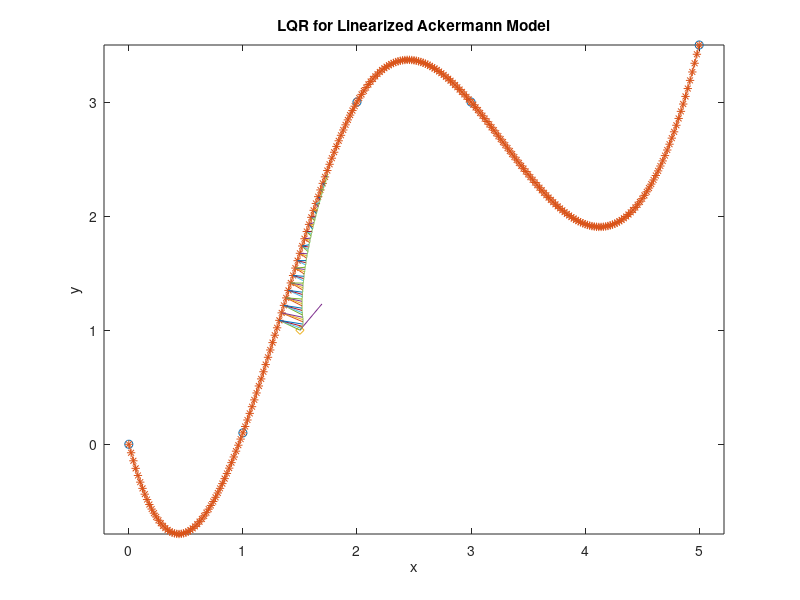
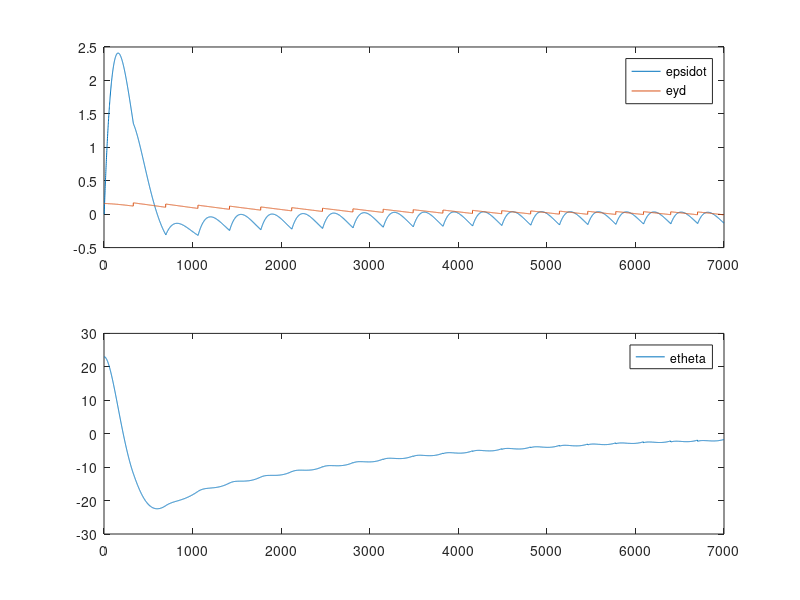
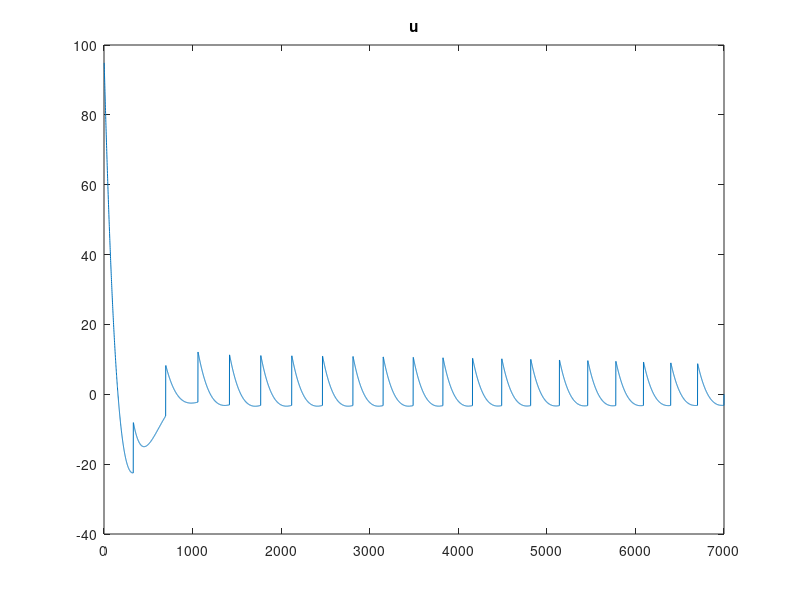

MATLAB code for these plots, in order:
%simulation einer beliebigen trajektorie

%definition durch spline:
clear all 
close all


x = [0,1,2,3,5];
y = [0,0.1,3,3,3.5];
pathxx = 0:.02:5;
pathyy = spline(x,y,pathxx);
%pathyy = linspace(1,5,length(pathxx));
plot(x,y,'o',pathxx,pathyy,'-*')
hold on 


x0=[1.5,1.0,50/180*pi];
ori = x0(1:2)+[cos(x0(3)), sin(x0(3))]*0.3; 
plot(x0(1),x0(2), 'd',[x0(1) ori(1)], [x0(2) ori(2)]);

axis equal

title('LQR for Linearized Ackermann Model')
xlabel('x')
ylabel('y')




%disp 'winkel nähester abschnitt'
%xn(3)/pi*180

%plot(xn(1),xn(2), 'd', 'MarkerSize',5,'markerfacecolor','b')



%%%%%%%%%%%%%%%% Regler
%systemmatrix

a22=0.001;

v= 0.2;

A = [a22/v 0   0;
     -1    0   0;
      0    v   0];

b2 = 22;

B= [b2; 0 ; 0];

%eingangsmatrix

%realer lenkwinkel
delta_l = 30/180*pi;

%simulationsschritte
nsim = 7000;

xposdot = zeros(nsim,1);
yposdot = zeros(nsim,1);
xpos = zeros(nsim,1);
ypos = zeros(nsim,1);

psi = zeros(nsim,1);
psidot = zeros(nsim,1);
psidotdot = zeros(nsim,1);

thetad = zeros(nsim,1);
thetaddot = zeros(nsim,1);

yd = zeros(nsim,1);

x = zeros(3,nsim);
xdot = zeros(3,nsim);


dt= 0.001;

Q=[0  0 0;
    0  100 0;
    0 0  800];

R=30;
 
 
[K,S,e] = lqr(A,B,Q,R,zeros(3,1));
K
u = zeros(1,nsim);
xd = zeros(3,nsim);

xpos(1)=x0(1);
ypos(1)=x0(2);
psi(1) = x0(3);

x(2,1)=x0(3);


for t = 1:nsim-1

    xposdot(t) = v*cos(psi(t));
    yposdot(t) = v*sin(psi(t));

    xpos(t+1)= xpos(t)+ xposdot(t)*dt;
    ypos(t+1)= ypos(t)+ yposdot(t)*dt;

    %u=delta_l;  %% konstanter lenkwinkel
    %geregelter lenkwinkel:

    %berechne nähesten punkt:

    l= zeros(1,length(pathxx));

    for i=1:length(pathxx)
        l(i)= sqrt( (pathxx(i)-xpos(t))^2 + (pathyy(i)-ypos(t))^2);
    end

    [~, min_index] = min(l);
    xn(1:2) = [pathxx(min_index),pathyy(min_index)];
    xnn(1:2) = [pathxx(min_index+1),pathyy(min_index+1)];
    xn(3) = atan2(xnn(2)-xn(2),xnn(1)-xn(1));
    xn(3)
     
    %lotf = [cos(xn(3)+90), sin(xn(3)+90)];
    lotf = [cos(xn(3)+pi/4), sin(xn(3)+pi/4)];
    
    verb_vek = xn(1:2)- [xpos(t),ypos(t)];  %verbinungsvektor
    lateral_d = lotf*verb_vek';
    
    if t==1
        xd(:,t) = [psidot(t),xn(3) - psi(t),lateral_d];
    else
        xd(:,t) = [psidot(t-1),xn(3) - psi(t),lateral_d];
    end
    
    if mod(t-1,100)==0
        plot([xpos(t),xn(1)],[ypos(t),xn(2)]);
    end
    
    
    e(:,t) = xd(:,t);
    u(t) = -K*e(:,t);

    xdot(:,t) = A*x(:,t) + B*u(t);
    %xdot(:,t) = A*x(:,t) + B*u;
    x(:,t+1) = x(:,t) + xdot(:,t) * dt;

    psidotdot(t) = xdot(1,t);
    psidot(t) = x(1,t);
    thetad(t) = x(2,t);
    yd(t) = x(3,t);

    psi(t+1) = psi(t) + psidot(t)*dt;
     
end

 
plot(xpos,ypos)



figure
subplot(2,1,1)
plot(1:nsim-1,e(1,:),1:nsim-1,e(3,:))
legend('epsidot','eyd')

subplot(2,1,2)
plot(1:nsim-1,e(2,:)*180/pi)
legend('etheta')


figure
plot(u/pi*180)
title u


    
